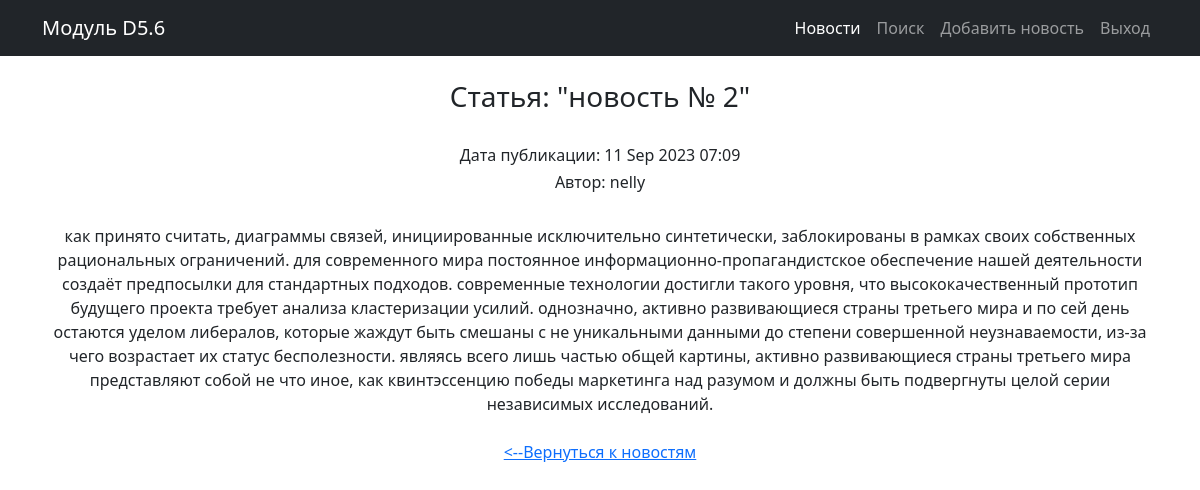
Screenshot of /news/2/ (signed in) with the database file from the repository.
### news/models.py (models this page shows, shortened)
class Post(models.Model):
    author = models.ForeignKey(Author, on_delete=models.CASCADE)
    NEWS = 'NW'
    ARTICLE = 'AR'
    CATEGORY_CHOICES = (
        (NEWS, 'Новость'),
        (ARTICLE, 'Статья')
    )
    categoryType = models.CharField(max_length=2, choices=CATEGORY_CHOICES, default=ARTICLE)
    dateCreation = models.DateTimeField(auto_now_add=True)
    postCategory = models.ManyToManyField(Category, through='PostCategory')
    title = models.CharField(max_length=128)
    text = models.TextField()
    rating = models.SmallIntegerField(default=0)

class Author(models.Model):
    authorUser = models.OneToOneField(User, on_delete=models.CASCADE)
    ratingAuthor = models.SmallIntegerField(default=0)
    def __str__(self):
        return f'{self.authorUser}'

### news/views.py (the view)
# urls.py: path('<int:pk>/', PostDetailView.as_view(), name='post_detail'), # Ссылка на детали статьи
class PostDetailView(LoginRequiredMixin, DetailView):
    template_name = 'news/post_detail.html'
    queryset = Post.objects.all()

### news/templatetags/custom_filters.py (called while the page is built)
@register.filter(name='censor') # регистрируем наш фильтр под именем censor,
def censor(censor_text): # первый аргумент здесь — это то значение, к которому надо применить фильтр,
    for word in censor_words:
        censor_text = censor_text.lower().replace(word.lower(), '*censor*')  # переводим в строчные буквы, заменяем на *censor*
    return censor_text # возвращаемое функцией значение — это то значение, которое подставится к нам в шаблон

### news/templates/news/post_detail.html (shortened to what this page needs)
{% extends 'flatpages/default.html' %}
{% load custom_filters %}
{% block content %}
    <br>
    <h3>Статья: "{{ post.title|censor }}"</h3><br>
    <h6>Дата публикации: {{ post.dateCreation|date:'d M Y h:m' }}</h6>
    <h6>Автор: {{ post.author }}</h6>
    <br>
    {{ post.text|censor }}
    <br>
    <br>
    <a href="/news/"> <--Вернуться к новостям </a>
{% endblock content %}

### rows the page displays
Post: title|censor "новость № 2", dateCreation "11 Sep 2023 07:09", author "nelly", text|censor "как принято считать, диаграммы связей, инициированные исключительно синтетически, заблокированы в рамках своих собственных рациональных ограничений. для современного мира постоянное информационно-пропагандистское обеспечение нашей деятельности создаёт предпосылки для стандартных подходов. современные технологии достигли такого уровня, что высококачественный прототип будущего проекта требует анализа кластеризации усилий. однозначно, активно развивающиеся страны третьего мира и по сей день остаются уделом либералов, которые жаждут быть смешаны с не уникальными данными до степени совершенной неузнаваемости, из-за чего возрастает их статус бесполезности. являясь всего лишь частью общей картины,…"
